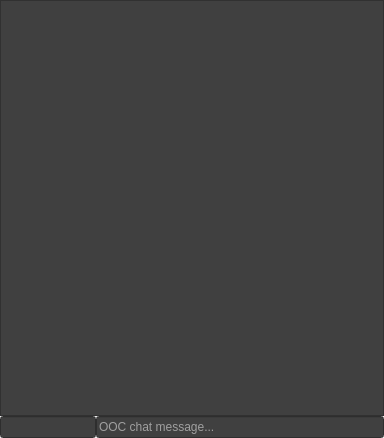
<?xml version="1.0" encoding="UTF-8"?>
<ui version="4.0">
 <class>oocwidget</class>
 <widget class="QWidget" name="oocwidget">
  <property name="geometry">
   <rect>
    <x>0</x>
    <y>0</y>
    <width>384</width>
    <height>438</height>
   </rect>
  </property>
  <property name="windowTitle">
   <string>Form</string>
  </property>
  <widget class="QTextBrowser" name="oocchat">
   <property name="geometry">
    <rect>
     <x>0</x>
     <y>0</y>
     <width>384</width>
     <height>416</height>
    </rect>
   </property>
   <property name="autoFillBackground">
    <bool>false</bool>
   </property>
   <property name="styleSheet">
    <string notr="true">QTextEdit { background-color: rgb(64, 64, 64); color: white } a{ color: rgb(0, 192, 192); }</string>
   </property>
   <property name="frameShape">
    <enum>QFrame::StyledPanel</enum>
   </property>
   <property name="frameShadow">
    <enum>QFrame::Sunken</enum>
   </property>
   <property name="openExternalLinks">
    <bool>true</bool>
   </property>
  </widget>
  <widget class="QLineEdit" name="oocinput">
   <property name="geometry">
    <rect>
     <x>96</x>
     <y>416</y>
     <width>288</width>
     <height>22</height>
    </rect>
   </property>
   <property name="styleSheet">
    <string notr="true">QLineEdit { background-color: rgb(64, 64, 64);
color: white } QLineEdit:hover{border: 1px solid gray; background-color: rgb(64,64,64)}</string>
   </property>
   <property name="placeholderText">
    <string>OOC chat message...</string>
   </property>
  </widget>
  <widget class="QLineEdit" name="oocnameinput">
   <property name="geometry">
    <rect>
     <x>0</x>
     <y>416</y>
     <width>96</width>
     <height>22</height>
    </rect>
   </property>
   <property name="styleSheet">
    <string notr="true">QLineEdit { background-color: rgb(64, 64, 64);
color: white } QLineEdit:hover{border: 1px solid gray; background-color: rgb(64,64,64)}</string>
   </property>
  </widget>
 </widget>
 <resources/>
 <connections/>
</ui>
